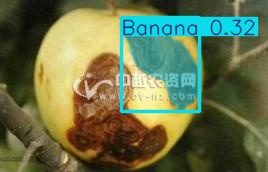
#> input picture experiments/baseline_vis/pred/image0.jpg, 268 x 172 px
$ python -i m8_al.py   (imports and definitions only)
#> lines starting #> are read from the running program, lines starting #| are printed output that depends on the picture
"""主动学习闭环：用真值当 Oracle，实测「同等精度下能省多少标注量」。

## 为什么这个脚本现在才算得准

以前没有真值，只能拿伪标签假装「人工标注」，于是「选了这张、人来标、再训一遍」
里的「人来标」是拿模型自己的输出喂回去，等于自己考自己，省多少标注量无从谈起。
PlantSeg 有像素级真值，Oracle 变成真的：选中的图，把它的**真值标签**放进训练集，
模拟「标注员一次就标对了」的理想情形。这是上限估计，也是策略之间能公平比的原因。

## 四组策略

  random   随机抽。基线，也是评委最想看的对照。
  entropy  分类熵。取模型对该图所有预测实例类别分布的熵的均值；
           一个实例都没检出来的图按最大熵算（模型对它一无所知，正是该标的）。
  tta      扰动一致性。原图 / 放大 1.25 倍 / 水平翻转 / 两者叠加，共 4 次前向，
           两两求掩码 IoU 再平均，一致性越低越可疑。**用它替代 MC Dropout**，
           因为 YOLO11 主干没有 dropout 层，开不了 MC 采样；这条替换理由要写进报告。
  coreset  k 中心贪心。在颜色纹理描述子上做最远点采样，纯多样性，不看模型。

前两个是"挑难的"，第三个是"挑不稳的"，第四个是"挑不一样的"。四组一起跑，
才能说明"难例+多样性"的组合为什么比单独一类好。

## 公平性

每个策略用**完全相同**的预算序列和初始集，完全相同的主干、超参、随机种子。
每轮训练都从上一轮权重热启动，且轮内 epoch 数固定——不这么做，
"标注量大的一轮训练更久"会和"标注质量更好"混在一起，说不清是谁的功劳。

## 用法

  # 先小规模验证流程
  python src/m8_al.py --data H:/Plant/_derived/dataset_plantseg_34/data.yaml \
      --strategies random entropy --rounds 3 --epochs 15 --init-per-class 3 --dry-n 0

  # 完整四组
  python src/m8_al.py --data H:/Plant/_derived/dataset_plantseg_34/data.yaml \
      --strategies random entropy tta coreset --rounds 5 --epochs 25 \
      --init-per-class 3 --budget-step 0.08 --name al34
"""
import argparse
import csv
import json
import shutil
import sys
import time
from collections import Counter, defaultdict
from pathlib import Path

import cv2
import numpy as np

HERE = Path(__file__).resolve().parent
# 仓库里脚本位于 src/ 时，输出落到仓库根目录；独立交付包里脚本位于根目录，
# 输出就落到解压目录内，避免写到队友不熟悉的上一级路径。
PROJECT = HERE.parent if HERE.name == "src" else HERE
sys.path.insert(0, str(PROJECT / "src"))


def imread_unicode(path):
    buf = np.fromfile(str(path), dtype=np.uint8)
    if buf.size == 0:
        return None
    return cv2.imdecode(buf, cv2.IMREAD_COLOR)
#> returned value is the input picture: shape (172, 268, 3); mean B, G, R 74.7, 113.2, 103.3


# [125 lines left out: functions read_yaml, list_split, label_of, classes_of, score_random, score_entropy and 1 more, not called in this run]


def _descriptor(path, size=24):
    bgr = imread_unicode(path)
    if bgr is None:
        return np.zeros(size * size * 3 + 48, np.float32)
    small = cv2.resize(bgr, (size, size), interpolation=cv2.INTER_AREA)
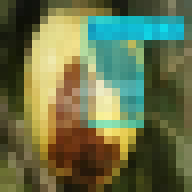
#> small: shape (24, 24, 3) (shown 8 times larger); mean B, G, R 74.7, 113.2, 103.4
    hsv = cv2.cvtColor(small, cv2.COLOR_BGR2HSV)
#> hsv: shape (24, 24, 3); mean H, S, V 37.4, 137.5, 124.3
    hist = cv2.calcHist([hsv], [0, 1], None, [8, 6], [0, 180, 0, 256]).flatten()
#> hist = 48 values, max 158 at index 8, min 0 at index 0, mean 12
    hist = hist / (hist.sum() + 1e-9)
#> hist = 48 values, max 0.274 at index 8, min 0 at index 0, mean 0.0208
    v = np.concatenate([small.astype(np.float32).ravel() / 255.0, hist])
#> v = 1776 values, max 0.98 at index 1049, min 0 at index 1728, mean 0.371
    return v / (np.linalg.norm(v) + 1e-9)


# [265 lines left out: functions score_coreset, top_k, top_k_scores, prepare_workdir, add_one, main, not called in this run]


# [2 lines not run here, left out]

>>> result = _descriptor('../experiments/baseline_vis/pred/image0.jpg')
#> result = 1776 values, max 0.0516 at index 1049, min 0 at index 1728, mean 0.0195

$ run again, on experiments/baseline_vis/pred/image2.jpg
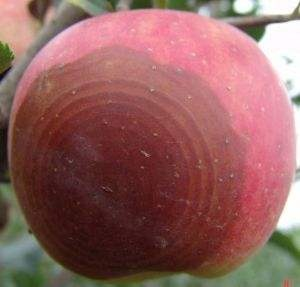
#> input picture experiments/baseline_vis/pred/image2.jpg, 300 x 287 px
#> in imread_unicode, returned value is the input picture: shape (287, 300, 3); mean B, G, R 93.5, 96.4, 144.8
#> in _descriptor, `small = cv2.resize(bgr, (size, size), interpolation=cv2.INTER_AREA)`:
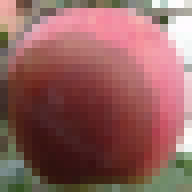
#> small: shape (24, 24, 3) (shown 8 times larger); mean B, G, R 93.5, 96.4, 144.8
#> hsv: shape (24, 24, 3); mean H, S, V 72, 110.5, 146.6
#> in _descriptor, `hist = cv2.calcHist([hsv], [0, 1], None, [8, 6], [0, 180, 0, 256]).fla..`: hist = 48 values, max 132 at index 3, min 0 at index 5, mean 12
#> in _descriptor, `hist = hist / (hist.sum() + 1e-9)`: hist = 48 values, max 0.229 at index 3, min 0 at index 5, mean 0.0208
#> v = 1776 values, max 1 at index 68, min 0 at index 1733, mean 0.426
#> result = 1776 values, max 0.0477 at index 68, min 0 at index 1733, mean 0.0203

$ run again, on experiments/baseline_vis/pred/image3.jpg
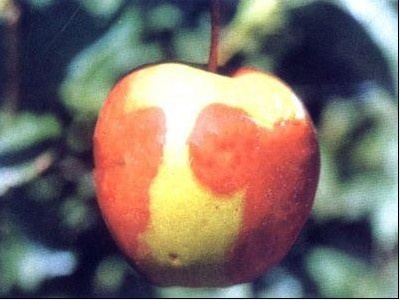
#> input picture experiments/baseline_vis/pred/image3.jpg, 400 x 300 px
#> in imread_unicode, returned value is the input picture: shape (300, 400, 3); mean B, G, R 105.8, 111.2, 123.6
#> in _descriptor, `small = cv2.resize(bgr, (size, size), interpolation=cv2.INTER_AREA)`:
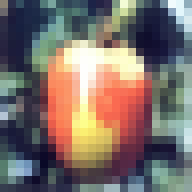
#> small: shape (24, 24, 3) (shown 8 times larger); mean B, G, R 105.8, 111.2, 123.6
#> hsv: shape (24, 24, 3); mean H, S, V 79.6, 95.6, 141.4
#> in _descriptor, `hist = cv2.calcHist([hsv], [0, 1], None, [8, 6], [0, 180, 0, 256]).fla..`: hist = 48 values, max 60 at index 3, min 0 at index 5, mean 12
#> in _descriptor, `hist = hist / (hist.sum() + 1e-9)`: hist = 48 values, max 0.104 at index 3, min 0 at index 5, mean 0.0208
#> v = 1776 values, max 1 at index 532, min 0 at index 1733, mean 0.434
#> result = 1776 values, max 0.0465 at index 532, min 0 at index 1733, mean 0.0202

$ run again, on experiments/baseline_vis/pred/image4.jpg
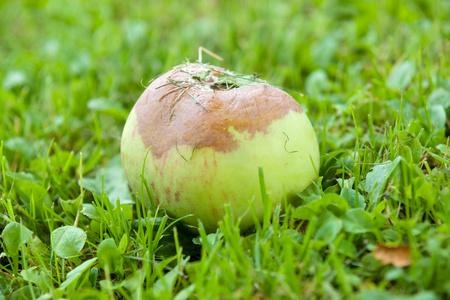
#> input picture experiments/baseline_vis/pred/image4.jpg, 450 x 300 px
#> in imread_unicode, returned value is the input picture: shape (300, 450, 3); mean B, G, R 63.4, 166.2, 129.9
#> in _descriptor, `small = cv2.resize(bgr, (size, size), interpolation=cv2.INTER_AREA)`:
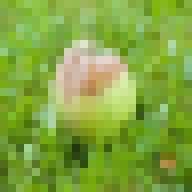
#> small: shape (24, 24, 3) (shown 8 times larger); mean B, G, R 63.4, 166.2, 129.9
#> hsv: shape (24, 24, 3); mean H, S, V 39.8, 164.8, 168.1
#> in _descriptor, `hist = cv2.calcHist([hsv], [0, 1], None, [8, 6], [0, 180, 0, 256]).fla..`: hist = 48 values, max 197 at index 10, min 0 at index 5, mean 12
#> in _descriptor, `hist = hist / (hist.sum() + 1e-9)`: hist = 48 values, max 0.342 at index 10, min 0 at index 5, mean 0.0208
#> v = 1776 values, max 0.929 at index 766, min 0 at index 1733, mean 0.458
#> result = 1776 values, max 0.0431 at index 766, min 0 at index 1733, mean 0.0212
